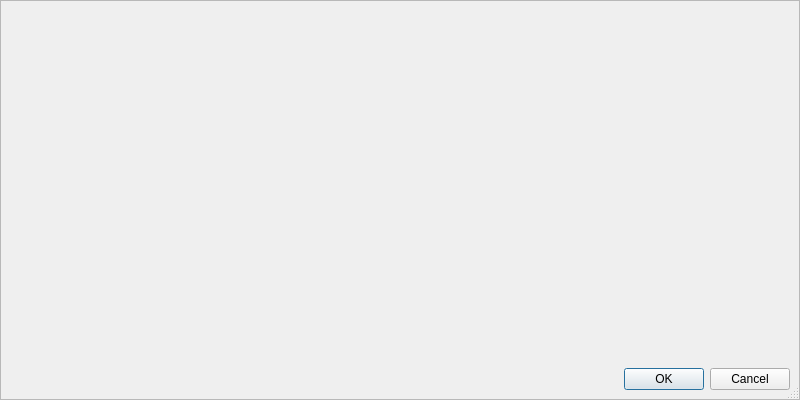
<?xml version="1.0" encoding="UTF-8"?>
<ui version="4.0">
 <class>ServicePermissionDialog</class>
 <widget class="QDialog" name="ServicePermissionDialog">
  <property name="geometry">
   <rect>
    <x>0</x>
    <y>0</y>
    <width>800</width>
    <height>400</height>
   </rect>
  </property>
  <property name="windowTitle">
   <string>Service permissions</string>
  </property>
  <property name="sizeGripEnabled">
   <bool>true</bool>
  </property>
  <layout class="QGridLayout" name="gridLayout_2">
   <property name="margin">
    <number>0</number>
   </property>
   <property name="spacing">
    <number>0</number>
   </property>
   <item row="0" column="0">
    <widget class="HeaderFrame" name="headerFrame">
     <property name="frameShape">
      <enum>QFrame::NoFrame</enum>
     </property>
     <property name="frameShadow">
      <enum>QFrame::Raised</enum>
     </property>
     <property name="lineWidth">
      <number>1</number>
     </property>
    </widget>
   </item>
   <item row="1" column="0">
    <widget class="QFrame" name="frame">
     <property name="frameShape">
      <enum>QFrame::StyledPanel</enum>
     </property>
     <property name="frameShadow">
      <enum>QFrame::Raised</enum>
     </property>
     <layout class="QGridLayout" name="gridLayout">
      <item row="0" column="0">
       <widget class="FriendSelectionWidget" name="servicePermissionList" native="true">
        <property name="sizePolicy">
         <sizepolicy hsizetype="Preferred" vsizetype="MinimumExpanding">
          <horstretch>0</horstretch>
          <verstretch>0</verstretch>
         </sizepolicy>
        </property>
       </widget>
      </item>
      <item row="1" column="0">
       <widget class="QDialogButtonBox" name="buttonBox">
        <property name="orientation">
         <enum>Qt::Horizontal</enum>
        </property>
        <property name="standardButtons">
         <set>QDialogButtonBox::Cancel|QDialogButtonBox::Ok</set>
        </property>
       </widget>
      </item>
     </layout>
    </widget>
   </item>
  </layout>
  <zorder>frame</zorder>
  <zorder>headerFrame</zorder>
 </widget>
 <customwidgets>
  <customwidget>
   <class>HeaderFrame</class>
   <extends>QFrame</extends>
   <header>gui/common/HeaderFrame.h</header>
   <container>1</container>
  </customwidget>
  <customwidget>
   <class>FriendSelectionWidget</class>
   <extends>QWidget</extends>
   <header>gui/common/FriendSelectionWidget.h</header>
   <container>1</container>
  </customwidget>
 </customwidgets>
 <resources>
  <include location="images.qrc"/>
 </resources>
 <connections/>
</ui>
